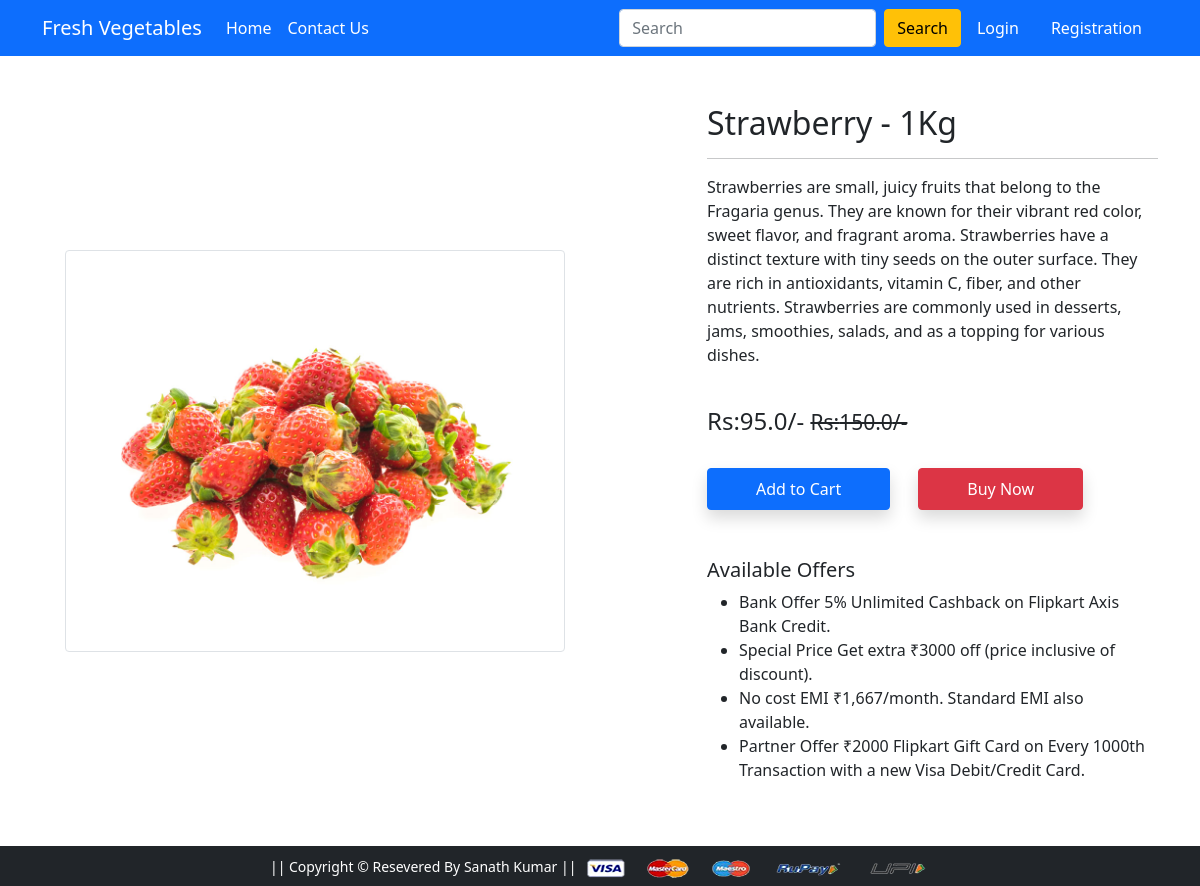
/product_detail/4, run on the app's committed database.
### app1/models.py (models this page shows, shortened)
class Product(models.Model):
    title = models.CharField(max_length=100)
    selling_price = models.FloatField()
    discounted_price = models.FloatField()
    description = models.TextField()
    product_image = models.ImageField(upload_to='productimg')

### app1/views.py (the view)
# urls.py: path('product_detail/<int:pk>', views.ProductDetailView.as_view(), name='product_detail'),
class ProductDetailView(View):
  def get(self,request,pk):
   totalitem = 0
   product=Product.objects.get(pk=pk)
   item_already_in_cart = False
   if request.user.is_authenticated:
    totalitem = len(Cart.objects.filter(user=request.user))
    item_already_in_cart = Cart.objects.filter(Q(product=product.id) & Q(user=request.user)).exists()
   return render(request, 'productdetail.html', {'product':product, 'item_already_in_cart':item_already_in_cart, 'totalitem':totalitem})

### app1/templates/productdetail.html (shortened to what this page needs)
{% extends 'base.html' %}
{% load static %}
{% block main-content %}
<div class="container my-5">
 <div class="row">
  <div class="col-sm-6 text-center align-self-center">
   <img src="{{ product.product_image.url }}" alt="" width="500"  hieght="auto" class="img-fluid img-thumbnail">
  </div>
  <div class="col-sm-5 offset-sm-1">
   <h2>{{product.title}}</h2>
   <hr>
   <p>{{product.description}}</p> <br>
   <h4>Rs:{{product.discounted_price}}/- <small class="fw-light text-decoration-line-through">Rs:{{product.selling_price}}/-</small></h4> <br>
 {%if not request.user.is_authenticated%}
   <form action="/add-to-cart" class="d-inline">
    <button type="submit" class="btn btn-primary shadow px-5 py-2">Add to Cart</button>
   </form>
 {%endif%}
   <a href="{% url 'checkout' %}" class="btn btn-danger shadow px-5 py-2 ms-4">Buy Now</a>
   <h5 class="mt-5">Available Offers</h5>
   <ul>
    <li>Bank Offer 5% Unlimited Cashback on Flipkart Axis Bank Credit.</li>
    <li>Special Price Get extra ₹3000 off (price inclusive of discount).</li>
    <li>No cost EMI ₹1,667/month. Standard EMI also available.</li>
    <li>Partner Offer ₹2000 Flipkart Gift Card on Every 1000th Transaction with a new Visa Debit/Credit Card.</li>
   </ul>
  </div>
 </div>
</div>
{% endblock main-content %}

### data on the page
Product: product_image (picture), title "Strawberry - 1Kg", description "Strawberries are small, juicy fruits that belong to the Fragaria genus. They are known for their vibrant red color, sweet flavor, and fragrant aroma. Strawberries have a distinct texture with tiny seeds on the outer surface. They are rich in antioxidants, vitamin C, fiber, and other nutrients. Strawberries are commonly used in desserts, jams, smoothies, salads, and as a topping for various dishes.", discounted_price "95.0", selling_price "150.0"
